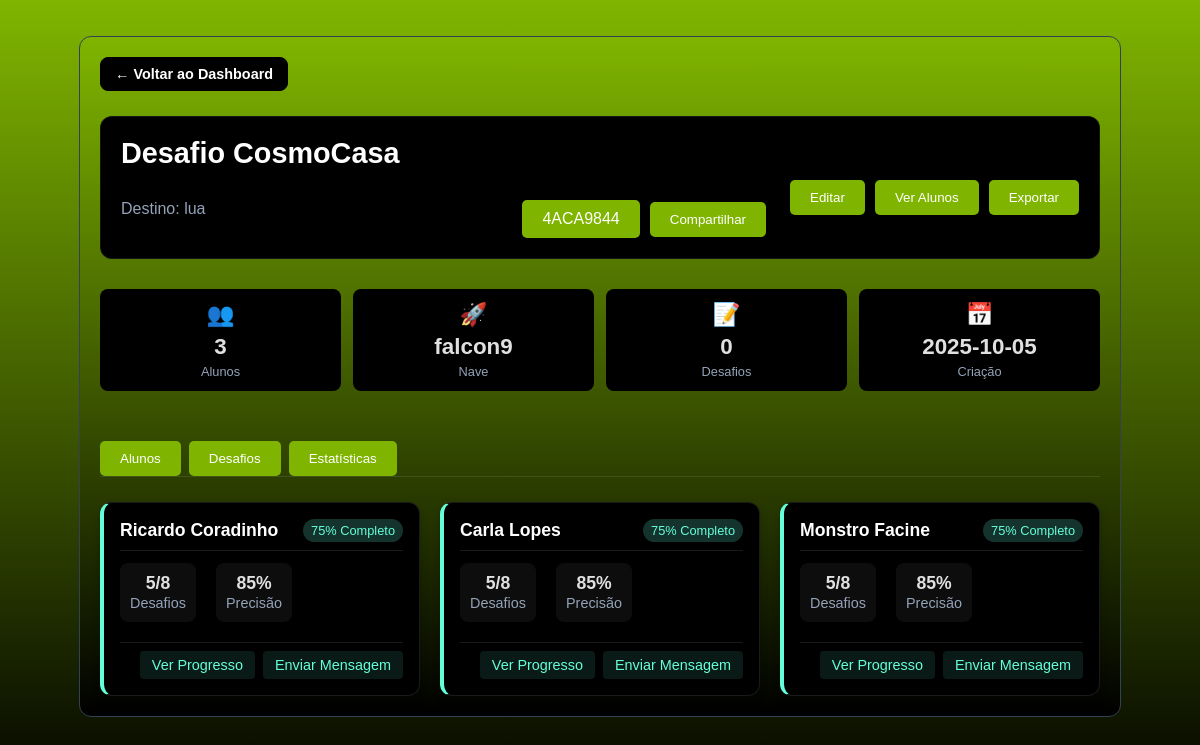
Screenshot of /professor/sala/4ACA9844 with the database file from the repository.
### tables this page shows
CREATE TABLE salas_virtuais (
                    id INTEGER PRIMARY KEY AUTOINCREMENT,
                    codigo_sala TEXT UNIQUE NOT NULL,
                    professor_id INTEGER NOT NULL,
                    nome_sala TEXT NOT NULL,
                    destino TEXT NOT NULL,
                    nave_id TEXT NOT NULL,
                    desafios_json TEXT NOT NULL,
                    ativa BOOLEAN DEFAULT 1,
                    data_criacao DATETIME DEFAULT CURRENT_TIMESTAMP,
                    data_expiracao DATETIME, desafio_selecionado_index INTEGER,
                    FOREIGN KEY (professor_id) REFERENCES professores (id)
                );

CREATE TABLE alunos (
                    id INTEGER PRIMARY KEY AUTOINCREMENT,
                    sala_id INTEGER NOT NULL,
                    nome TEXT NOT NULL,
                    email TEXT,
                    progresso_json TEXT,
                    data_ingresso DATETIME DEFAULT CURRENT_TIMESTAMP, excluir_ranking INTEGER DEFAULT 0,
                    FOREIGN KEY (sala_id) REFERENCES salas_virtuais (id)
                );

### routes/professor.py (the view)
@professor_bp.route('/sala/<codigo_sala>', endpoint='professor_sala_detalhes')
def sala_detalhes(codigo_sala):
    print(f'Função sala_detalhes chamada para código: {codigo_sala}')  # Print de depuração
    sala_db = db_manager.buscar_sala_por_codigo_any(codigo_sala)
    if sala_db:
        try:
            alunos = db_manager.buscar_alunos_por_sala(sala_db['id'])
        except Exception:
            alunos = []
        for aluno in alunos:
            base = url_for('aluno.aluno_login', codigo_sala=codigo_sala, _external=True)
            try:
                from urllib.parse import urlencode
                aluno['acesso_url'] = f"{base}?" + urlencode({'nome': aluno.get('nome', '')})
            except Exception:
                aluno['acesso_url'] = base
        try:
            desafios = json.loads(sala_db.get('desafios_json') or '[]')
        except Exception:
            desafios = []
        sala_view = {
            'codigo_sala': sala_db.get('codigo_sala'),
            'nome_sala': sala_db.get('nome_sala'),
            'destino': sala_db.get('destino'),
            'nave_id': sala_db.get('nave_id'),
            'data_criacao': sala_db.get('data_criacao'),
            'ativa': sala_db.get('ativa'),
            'alunos': alunos,
            'desafios': desafios
        }
        return render_template('professor_sala_detalhes.html', sala=sala_view, alunos=alunos)
    return "Sala não encontrada", 404

### services/db.py (called while the page is built)
    def buscar_sala_por_codigo_any(self, codigo_sala):
        with sqlite3.connect(self.db_path) as conn:
            cursor = conn.cursor()
            cursor.execute('''
                SELECT s.*, p.nome as professor_nome
                FROM salas_virtuais s
                LEFT JOIN professores p ON s.professor_id = p.id
                WHERE UPPER(s.codigo_sala) = UPPER(?)
            ''', (codigo_sala,))
            sala = cursor.fetchone()
            if sala:
                columns = [description[0] for description in cursor.description]
                return dict(zip(columns, sala))
            return None

    def buscar_alunos_por_sala(self, sala_id):
        with sqlite3.connect(self.db_path) as conn:
            cursor = conn.cursor()
            cursor.execute('''
                SELECT id, nome, email, progresso_json, data_ingresso
                FROM alunos
                WHERE sala_id = ?
                ORDER BY data_ingresso DESC
            ''', (sala_id,))
            alunos = cursor.fetchall()
            columns = [description[0] for description in cursor.description]
            return [dict(zip(columns, aluno)) for aluno in alunos]

### templates/professor_sala_detalhes.html (shortened to what this page needs)
<!DOCTYPE html>
<html lang="pt-br">
<head>
    <link rel="stylesheet" href="{{ url_for('static', filename='css/style.css') }}">
    <link rel="stylesheet" href="{{ url_for('static', filename='css/detalhes.css') }}">
</head>
<body class="conteudo-centralizado">
    <div class="main-container">
        <a href="{{ url_for('professor.professor_dashboard') }}" class="back-btn">
            &larr; Voltar ao Dashboard
        </a>
        <header class="room-header">
            <div class="room-left">
                <h1 class="room-title">
                    {% if sala.desafios %}
                        {{ sala.desafios[0] }}
                    {% else %}
                        Desafio CosmoCasa
                    {% endif %}
                </h1>
                <div class="room-subtitle">
                    <span class="room-destination">Destino: {{ sala.destino }}</span>
                    <div class="room-code-section">
                        <span class="botao" id="share-code">{{ sala.codigo_sala }}</span>
                        <button class="botao" type="botao" onclick="copiarCodigo()">Compartilhar</button>
                    </div>
                </div>
            </div>
            <div class="room-right">
                <button class="botao" type="button">Editar</button>
                <button class="botao" type="button">Ver Alunos</button>
                <button class="botao" type="button">Exportar</button>
            </div>
        </header>
        <div class="room-info-grid">
                <div class="info-card">
                    <div class="info-icon">&#x1F465;</div>
                    <span class="info-number">{{ sala.alunos|length }}</span>
                    <span class="info-label">Alunos</span>
                </div>
                <div class="info-card">
                    <div class="info-icon">&#x1F680;</div>
                    <span class="info-number">{{ sala.nave_id }}</span>
                    <span class="info-label">Nave</span>
                </div>
                <div class="info-card">
                    <div class="info-icon">&#x1F4DD;</div>
                    <span class="info-number">{{ sala.desafios|length }}</span>
                    <span class="info-label">Desafios</span>
                </div>
                <div class="info-card">
                    <div class="info-icon">&#x1F4C5;</div>
                    <span class="info-number">{{ sala.data_criacao[:10] }}</span>
                    <span class="info-label">Criação</span>
                </div>
            </div>
        <div class="tabs">
            <button class="botao" onclick="showTab('alunos')">Alunos</button>
            <button class="botao" onclick="showTab('desafios')">Desafios</button>
            <button class="botao" onclick="showTab('estatisticas')">Estatísticas</button>
        </div>
        <div id="tab-alunos" class="tab-content active">
            {% if sala.alunos %}
                <div class="card-grid">
                    {% for aluno in sala.alunos %}
                        <div class="card student-card">
                            <div class="card-header">
                                <h3 class="card-title">{{ aluno.nome }}</h3>
                                <span class="card-badge">75% Completo</span>
                            </div>
                            <div class="card-content">
                                <div class="student-stats">
                                    <div class="student-stat">
                                        <span class="stat-value">5/8</span>
                                        <span class="stat-label">Desafios</span>
                                    </div>
                                    <div class="student-stat">
                                        <span class="stat-value">85%</span>
                                        <span class="stat-label">Precisão</span>
                                    </div>
                                </div>
                            </div>
                            <div class="card-footer">
                                <button class="card-btn">Ver Progresso</button>
                                <button class="card-btn">Enviar Mensagem</button>
                            </div>
                        </div>
                    {% endfor %}
                </div>
            {% else %}
                <div class="empty-state">
                    <div class="empty-icon">&#x1F465;</div>
                    <h3>Nenhum aluno matriculado</h3>
                    <p>Compartilhe o código da sala para que seus alunos possam entrar.</p>
                </div>
            {% endif %}
        </div>
    </div>
</body>
</html>

### static/css/style.css (style rules this page uses)
body { background: linear-gradient(180deg, #7FB500 0%, #000 100%); background-repeat: no-repeat; background-attachment: fixed; background-size: cover; color: white; font-family: 'Gotham Book', Arial, sans-serif; display: flex; justify-content: center; align-items: center; height: 100vh; margin: 0; }
html, body { min-height: 100%; }
body.conteudo-centralizado { display: flex; flex-direction: column; align-items: center; justify-content: flex-start; min-height: 100vh; padding-top: 16px; }
h1, h2, h3 { font-size: 2em; font-family: 'Korataki', Arial, sans-serif; color: #ffffff; }
:root { --btn-green: ##7FB500; --btn-text: #ffffff; --btn-hover-bg: #ffffff; --btn-hover-text: #000000; }
.botao, .action-btn, .share-btn { background-color: var(--btn-green); color: var(--btn-text); border: 1px solid var(--btn-green); }
.botao { display: inline-block; margin-top: 20px; padding: 10px 20px; background-color: #7FB500; color: white; text-decoration: none; border-radius: 5px; transition: background-color 0.3s ease; }
.room-header { display: flex; justify-content: space-between; align-items: center; margin-bottom: 20px; }
.room-title { color: white; font-size: 20px; margin: 0 0 10px 0; }
.stat-label { color: #ccc; font-size: 14px; }
.room-header { background: #000; color: #fff; border: 1px solid rgba(255,255,255,0.08); border-radius: 12px; padding: 20px; display: flex; align-items: center; justify-content: space-between; gap: 24px; flex-wrap: wrap; margin-bottom: 30px; }
.room-header .room-left { display: grid; gap: 10px; min-width: 260px; flex: 1 1 420px; }
.room-header .room-title { color: #64ffda; font-size: 1.8rem; font-weight: 700; margin: 0; }
.room-header .room-subtitle { display: flex; align-items: center; flex-wrap: wrap; gap: 12px; }
.room-header .room-destination { color: #94A3B8; font-size: 1rem; font-weight: 500; }
.room-header .room-code-section { display: flex; align-items: center; gap: 10px; }
.room-header .room-right { display: flex; align-items: center; gap: 10px; flex: 0 0 auto; }
.room-info-grid { display: grid; grid-template-columns: repeat(auto-fit, minmax(250px, 1fr)); gap: 20px; margin-bottom: 30px; }
.info-card { background: rgba(255, 255, 255, 0.05); padding: 20px; border-radius: 10px; text-align: center; }
.info-icon { font-size: 32px; margin-bottom: 15px; color: #64ffda; }
.info-number { color: #64ffda; font-size: 28px; font-weight: bold; display: block; margin-bottom: 5px; }
.info-label { color: #ccc; font-size: 14px; }
.tabs { display: flex; margin-bottom: 20px; border-bottom: 1px solid rgba(255, 255, 255, 0.1); }
.tab-content { display: none; }
.tab-content.active { display: block; }
.student-card { background: linear-gradient(135deg, #1a1a2e 0%, #16213e 100%); padding: 20px; border-radius: 15px; border: 1px solid rgba(255, 255, 255, 0.1); }
.student-stats { display: grid; grid-template-columns: 1fr 1fr; gap: 15px; margin-bottom: 15px; }
.student-stat { text-align: center; padding: 10px; background: rgba(255, 255, 255, 0.05); border-radius: 8px; }
.stat-value { color: #64ffda; font-weight: bold; display: block; }
.stat-label { color: #ccc; font-size: 12px; }

### templates/professor_sala_detalhes.html (style rules this page uses)
.card-grid { display: grid; grid-template-columns: repeat(auto-fill, minmax(280px, 1fr)); gap: 20px; margin-top: 20px; }
.card { background: #000; border-radius: 12px; padding: 16px; box-shadow: 0 4px 8px rgba(0, 0, 0, 0.2); transition: transform 0.2s, box-shadow 0.2s; border-left: 4px solid #64ffda; }
.card-header { display: flex; justify-content: space-between; align-items: center; margin-bottom: 12px; border-bottom: 1px solid rgba(255, 255, 255, 0.1); padding-bottom: 8px; }
.card-title { font-size: 1.1rem; font-weight: bold; color: #fff; margin: 0; }
.card-badge { background: rgba(100, 255, 218, 0.2); color: #64ffda; padding: 4px 8px; border-radius: 12px; font-size: 0.8rem; }
.card-content { color: #fff; }
.card-footer { display: flex; justify-content: flex-end; margin-top: 12px; padding-top: 8px; border-top: 1px solid rgba(255, 255, 255, 0.1); }
.card-btn { background: rgba(100, 255, 218, 0.1); color: #64ffda; border: none; padding: 6px 12px; border-radius: 4px; cursor: pointer; font-size: 0.9rem; transition: background 0.2s; margin-left: 8px; }

### rows the page displays
salas_virtuais: destino "lua", codigo_sala "4ACA9844", nave_id "falcon9", data_criacao "2025-10-05"
alunos: nome "Ricardo Coradinho"
alunos: nome "Carla Lopes"
alunos: nome "Monstro Facine"

### other values shown
{{ sala.alunos|length }} "3"
{{ sala.desafios|length }} "0"
